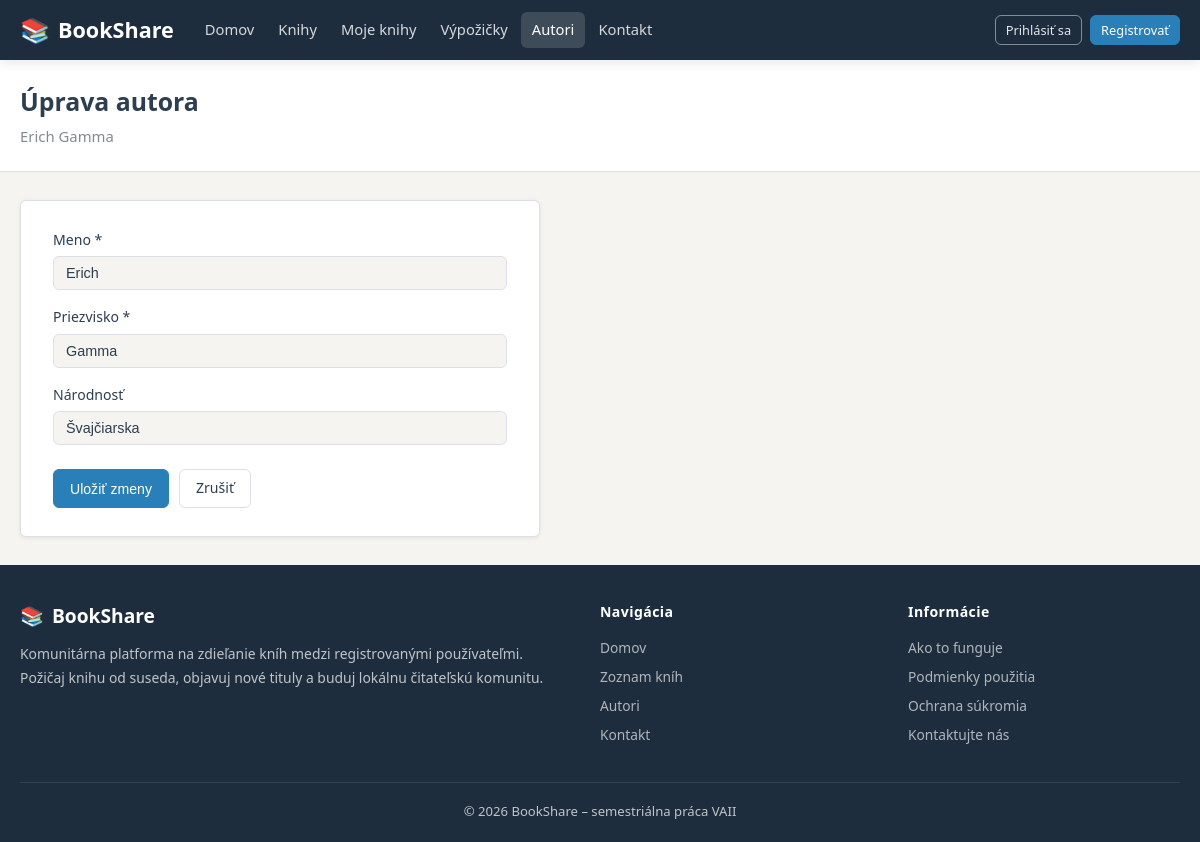
The app's page /?c=authors&a=edit&id=2 with its own data.
### tables this page shows
CREATE TABLE authors (
    id          INT UNSIGNED AUTO_INCREMENT PRIMARY KEY,
    first_name  VARCHAR(100) NOT NULL,
    last_name   VARCHAR(100) NOT NULL,
    nationality VARCHAR(100) NULL,
    CONSTRAINT uq_authors_name UNIQUE (first_name, last_name)
);

### Framework/Http/Responses/Response.php (called while the page is built, shortened)
<?php
abstract class Response
{
    public function send(): void
    {
        $this->generate();
    }
}

### public/index.php (called while the page is built, shortened)
<?php
require __DIR__ . '/../Framework/ClassLoader.php';
try {
    $app = new App();
    $app->run();
} catch (Exception $e) {
    die('An error occurred: ' . $e->getMessage());
}

### Framework/ClassLoader.php (called while the page is built, shortened)
<?php
class ClassLoader
{
    public static function Boot(): void
    {
        spl_autoload_register(function ($class_name) {
            $baseDir = realpath(dirname(__DIR__));
            $relativePath = str_replace('\\', DIRECTORY_SEPARATOR, ltrim($class_name, '\\')) . '.php';
            $file = $baseDir . DIRECTORY_SEPARATOR . $relativePath;
        });
    }
}

### Framework/Http/Request.php (called while the page is built, shortened)
<?php
class Request
{
    private array $get;
    public function __construct()
    {
        $this->get = $_GET;
    }
    public function get(?string $key = null): mixed
    {
        return $key === null ? $this->get : ($this->get[$key] ?? null);
    }
}

### Framework/Core/Model.php (called while the page is built, shortened)
<?php
abstract class Model implements \JsonSerializable
{
    protected static array $columnsMap = [];
    private static array $dbColumns = [];
    private static IDbConvention $dbConventions;
    protected static function getTableName(): string
    {
        return self::getConventions()->getTableName(get_called_class());
    }
    protected static function getPkColumnName(): string
    {
        return self::getConventions()->getPkColumnName(get_called_class());
    }
    protected static function getColumnsMap(): array
    {
        return static::$columnsMap ?? [];
    }
    public static function getOne(mixed $id): ?static
    {
        try {
            $sql = "SELECT " . static::getDBColumnNamesList() . " FROM `" . static::getTableName() . "` WHERE `" .
                static::getPkColumnName() . "`=?";
            $stmt = Connection::getInstance()->prepare($sql);
            $stmt->setFetchMode(PDO::FETCH_CLASS | PDO::FETCH_PROPS_LATE, static::class);
            $stmt->execute([$id]);
            $model = $stmt->fetch() ?: null;
            if ($model !== null) {
                $model->_dbId = $model->getIdValue();
                $model->_resultSet = new ResultSet([$model]);
            }
            return $model;
        } catch (PDOException $exception) {
            throw new Exception('Query failed: ' . $exception->getMessage(), 0, $exception);
        }
    }
    private static function getDbColumns(): array
    {
        try {
            $sql = "DESCRIBE " . static::getTableName();
            $stmt = Connection::getInstance()->prepare($sql);
            $stmt->execute([]);
            self::$dbColumns[static::class] = array_column($stmt->fetchAll(), 'Field');
            return self::$dbColumns[static::class];
        } catch (PDOException $exception) {
            throw new Exception('Query failed: ' . $exception->getMessage(), 0, $exception);
        }
    }
    private function getIdValue(): mixed
    {
        $pk = static::getPkColumnName();
        $prop = static::toPropertyName($pk);
        return isset($this->{$prop}) ? $this->{$prop} : null;
    }
    private static function getModelProperties(): array
    {
        $reflection = new \ReflectionClass(static::class);
        $properties = [];
        foreach ($reflection->getProperties() as $property) {
            $propertyName = $property->getName();
            if ($property->isStatic()) {
                continue;
            }
            $properties[$propertyName] = true;
        }
        return $properties;
    }
    private static function getDBColumnNamesList(): string
    {
        $dbColumns = [];
        foreach (static::getDbColumns() as $columnName) {
            $propertyName = static::toPropertyName($columnName);
            if ($propertyName != $columnName) {
                $dbColumns[] = "`$columnName` AS {$propertyName}";
            } else {
                $dbColumns[] = $columnName;
            }
        }
        return implode(', ', $dbColumns);
    }
    private static function toPropertyName(string $columnName): string
    {
        $customMapping = static::getColumnsMap();
        if (isset($customMapping[$columnName])) {
            return $customMapping[$columnName];
        } else {
            return static::getConventions()->toPropertyName($columnName);
        }
    }
    private static function getConventions(): IDbConvention
    {
        if (!isset(static::$dbConventions)) {
            static::$dbConventions = new (Configuration::DB_CONVENTIONS_CLASS)();
        }
        return static::$dbConventions;
    }
}

### Framework/Support/Inflect.php (called while the page is built, shortened)
<?php
class Inflect
{
    public static $plural = array(
        '/(quiz)$/i' => "$1zes",
        '/^(ox)$/i' => "$1en",
        '/([m|l])ouse$/i' => "$1ice",
        '/(matr|vert|ind)ix|ex$/i' => "$1ices",
        '/(x|ch|ss|sh)$/i' => "$1es",
        '/([^aeiouy]|qu)y$/i' => "$1ies",
        '/(hive)$/i' => "$1s",
        '/(?:([^f])fe|([lr])f)$/i' => "$1$2ves",
        '/(shea|lea|loa|thie)f$/i' => "$1ves",
        '/sis$/i' => "ses",
        '/([ti])um$/i' => "$1a",
        '/(tomat|potat|ech|her|vet)o$/i' => "$1oes",
        '/(bu)s$/i' => "$1ses",
        '/(alias)$/i' => "$1es",
        '/(octop)us$/i' => "$1i",
        '/(ax|test)is$/i' => "$1es",
        '/(us)$/i' => "$1es",
        '/s$/i' => "s",
        '/$/' => "s"
    );
    public static $irregular = array(
        'move' => 'moves',
        'foot' => 'feet',
        'goose' => 'geese',
        'sex' => 'sexes',
        'child' => 'children',
        'man' => 'men',
        'tooth' => 'teeth',
        'person' => 'people',
        'valve' => 'valves'
    );
    public static function pluralize($string)
    {
        foreach (self::$irregular as $pattern => $result) {
            $pattern = '/' . $pattern . '$/i';
        }
        foreach (self::$plural as $pattern => $result) {
            if (preg_match($pattern, $string)) {
                return preg_replace($pattern, $result, $string);
            }
        }
        return $string;
    }
}

### Framework/DB/DefaultConventions.php (called while the page is built, shortened)
<?php
class DefaultConventions implements IDbConvention
{
    public function getTableName(string $className): string
    {
        $arr = explode("\\", $className);
        return Inflect::pluralize(strtolower(end($arr)));
    }
    public function getPkColumnName(string $className): string
    {
        return 'id';
    }
    public function toPropertyName(string $columnName): string
    {
        return $columnName;
    }
}

### Framework/DB/Connection.php (called while the page is built, shortened)
<?php
class Connection
{
    private static ?Connection $instance = null;
    private PDO $db;
    public function __construct(PDO $db)
    {
        $this->db = $db;
    }
    public static function getInstance(): Connection
    {
        try {
            if (self::$instance == null) {
                $db = new PDO(
                    'mysql:dbname=' . Configuration::DB_NAME . ';host=' . Configuration::DB_HOST,
                    Configuration::DB_USER,
                    Configuration::DB_PASS
                );
                $db->setAttribute(PDO::ATTR_ERRMODE, PDO::ERRMODE_EXCEPTION);
                $db->setAttribute(PDO::ATTR_EMULATE_PREPARES, true);
                self::$instance = new self($db);
            }
            return self::$instance;
        } catch (PDOException $e) {
            throw new Exception('Connection failed: ' . $e->getMessage());
        }
    }
    public function prepare(string $sql): DebugStatement
    {
        try {
            return new DebugStatement($this->db->prepare($sql));
        } catch (PDOException $e) {
            throw new Exception('Prepare failed: ' . $e->getMessage());
        }
    }
}

### Framework/DB/DebugStatement.php (called while the page is built, shortened)
<?php
class DebugStatement
{
    private PDOStatementAlias $stmt;
    public function __construct($stmt)
    {
        $this->stmt = $stmt;
    }
    public function execute(?array $params = null): bool
    {
        $result = $this->stmt->execute($params);
        $this->stmt->debugDumpParams();
        return $result;
    }
    public function __call(string $name, array $arguments): mixed
    {
        return $this->stmt->{$name}(...$arguments);
    }
}

### App/Controllers/AuthorsController.php (called while the page is built, shortened)
<?php
class AuthorsController extends BaseController
{
    public function edit(Request $request): Response
    {
        $author = Author::getOne($request->get('id'));
        $error = null;
        return $this->html(['author' => $author, 'error' => $error]);
    }
}

### App/Models/Author.php (called while the page is built, shortened)
<?php
class Author extends Model
{
    public string $first_name = '';
    public string $last_name = '';
    public function getFullName(): string
    {
        return trim($this->first_name . ' ' . $this->last_name);
    }
}

### Framework/Support/LinkGenerator.php (called while the page is built, shortened)
<?php
class LinkGenerator
{
    private Request $request;
    public function __construct(Request $request, Router $router)
    {
        $this->request = $request;
    }
    public function url(
        string|array $destination,
        array $parameters = [],
        bool $absolute = false,
        bool $appendParameters = false
    ): string {
        list($controller, $action) = explode(".", $destination);
        $args = $appendParameters ? $this->request->get() : [];
        $args = ["c" => lcfirst($controller), "a" => $action != "index" ? $action : null] + $parameters + $args;
        $basePath = $absolute ? $this->request->getBaseUrl() : "";
        return $basePath . "?" . http_build_query($args);
    }
}

### App/Views/Authors/edit.view.php (the view, shortened to what this page needs)
<div class="page-heading">
    <div class="container">
        <h1>Úprava autora</h1>
        <p><?= htmlspecialchars($author->getFullName()) ?></p>
    </div>
</div>
<main class="page-body">
    <div class="container">
        <div class="form-card">
            <form method="post" action="<?= $link->url('authors.edit', ['id' => $author->id]) ?>">
                <div class="form-group">
                    <label for="first_name">Meno *</label>
                    <input type="text" id="first_name" name="first_name" class="form-control"
                           value="<?= htmlspecialchars($author->first_name) ?>" maxlength="100" required autofocus>
                </div>
                <div class="form-group">
                    <label for="last_name">Priezvisko *</label>
                    <input type="text" id="last_name" name="last_name" class="form-control"
                           value="<?= htmlspecialchars($author->last_name) ?>" maxlength="100" required>
                </div>
                <div class="form-group">
                    <label for="nationality">Národnosť</label>
                    <input type="text" id="nationality" name="nationality" class="form-control"
                           value="<?= htmlspecialchars((string)$author->nationality) ?>" maxlength="100"
                           placeholder="napr. Britská">
                </div>
                <div class="form-actions">
                    <button type="submit" class="btn btn-primary">Uložiť zmeny</button>
                    <a href="<?= $link->url('authors.index') ?>" class="btn btn-ghost">Zrušiť</a>
                </div>
            </form>
        </div>
    </div>
</main>

### public/css/styl.css (style rules this page uses)
*, *::before, *::after { box-sizing: border-box; margin: 0; padding: 0; }
:root { --bg: #f5f4f0; --surface: #ffffff; --header-bg: #1e2d3d; --primary: #2980b9; --accent: #e74c3c; --text: #2c3e50; --muted: #7f8c8d; --border: #dde0e6; --available: #27ae60; --borrowed: #e74c3c; --pending: #e67e22; --radius: 6px; --shadow-sm: 0 1px 4px rgba(0,0,0,0.08); --shadow-md: 0 2px 12px rgba(0,0,0,0.11); --max-w: 1200px; }
body { font-family: 'Segoe UI', system-ui, sans-serif; background: var(--bg); color: var(--text); line-height: 1.6; min-height: 100vh; display: flex; flex-direction: column; }
a { color: inherit; text-decoration: none; }
.container { width: 100%; max-width: var(--max-w); margin: 0 auto; padding: 0 20px; }
.btn { display: inline-flex; align-items: center; gap: 5px; padding: 7px 16px; border-radius: var(--radius); font-size: 0.88rem; font-weight: 500; cursor: pointer; border: 1px solid transparent; white-space: nowrap; transition: opacity 0.15s, background 0.15s; }
.btn-primary { background: var(--primary); color: #fff; border-color: var(--primary); }
.btn-ghost { background: transparent; color: var(--text); border-color: var(--border); }
.page-heading { background: var(--surface); border-bottom: 1px solid var(--border); padding: 22px 0; }
.page-heading h1 { font-size: 1.55rem; font-weight: 700; margin-bottom: 3px; }
.page-heading p { color: var(--muted); font-size: 0.93rem; }
.page-body { flex: 1; padding: 28px 0; }
.form-card { background: var(--surface); border: 1px solid var(--border); border-radius: var(--radius); box-shadow: var(--shadow-sm); padding: 28px 32px; max-width: 520px; }
.form-actions { display: flex; gap: 10px; margin-top: 24px; }
.form-group { margin-bottom: 16px; }
.form-group label { display: block; font-size: 0.88rem; font-weight: 500; margin-bottom: 5px; color: var(--text); }
.form-control { width: 100%; border: 1px solid var(--border); border-radius: var(--radius); padding: 8px 12px; font-size: 0.9rem; background: var(--bg); color: var(--text); }

### records on screen
authors: $author->getFullName() "Erich Gamma", first_name "Erich", last_name "Gamma", nationality "Švajčiarska"
